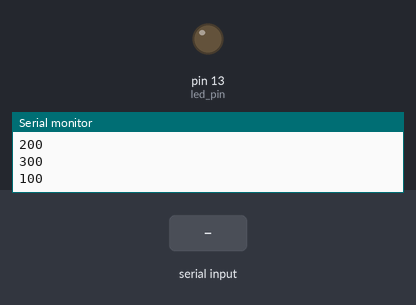
Bench run of a sketch on a simulated Arduino Uno, built with avr-gcc and run on an emulated ATmega328P. On the bench: output pins drawn as LEDs (lit = HIGH), the last lines printed to the serial monitor. The test bench sets the inputs (shaded band).

Above: at 4.0 s.
4.1 s: "1\n" received over Serial
At 6.6 s:
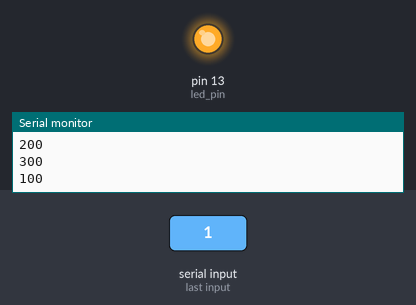
7.1 s: "2\n" received over Serial
At 10.1 s:
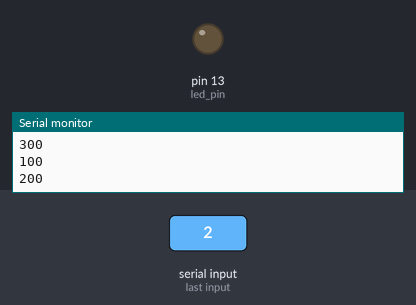
Timing chart, 0 to 11.6 s (numbered marks = the images above; inputs shaded):
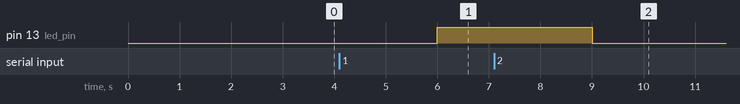

The sketch:

sketch_sep09a.ino
```cpp
int led_pin = 13;
int val = 0;

void setup() {
  // put your setup code here, to run once:
  pinMode(led_pin,OUTPUT);
  Serial.begin(115200);
}

void loop() {
  // put your main code here, to run repeatedly:
  Serial.println("100");
  delay(1000);
  Serial.println("200");
  delay(1000);
  Serial.println("300");
  delay(1000);
}

void serialEvent(){
  if(Serial.available()){
    val = Serial.parseInt();
    if (val == 1){
      digitalWrite(led_pin,HIGH);
    }
    if (val == 2){
      digitalWrite(led_pin,LOW);
    }
  }
}
```

Measured:
- after the input at 4.1 s, pin 13 (led_pin): LOW → HIGH after 1.9 s
- after the input at 7.1 s, pin 13 (led_pin): HIGH → LOW after 1.9 s
